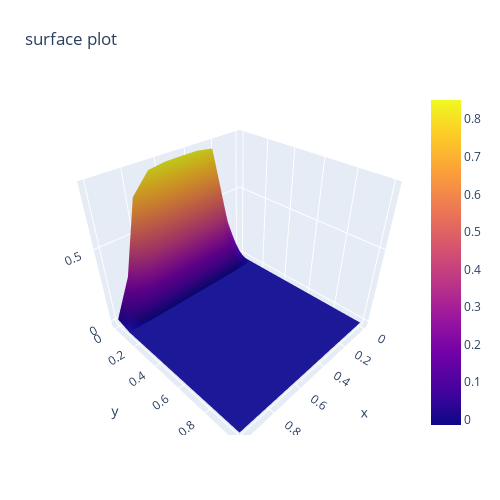

Notebook source saved alongside this figure:
### Markdown cell above
# Visualise the result

### Code cell
plt.figure()
plt.plot(range(len(loss_list)), loss_list)
plt.title("loss against number of epochs")
plt.grid()
plt.show()

plt.figure()
plt.plot(np.log(range(len(loss_list))), np.log(np.array(loss_list)))
plt.title("log(loss) against log(number of epochs)")
plt.xlabel("log(number of epochs)")
plt.ylabel("log(loss)")
plt.grid()
plt.show()




xs = np.linspace(0,1,10)
ts = np.linspace(0,1,10)
x,t = np.meshgrid(xs,ts)
# exact_z_mesh = exact_sol(x,t)
#two_D_plot(xs,ts,exact_z_mesh)


model_pred_z_mesh =mesh_xy_forward(x,t)
two_D_plot(xs,ts,model_pred_z_mesh)

### Figure 1 — Plotly figure (JSON) as saved in the notebook; plotly's stock layout.template omitted (floating-point values rounded to 4 significant figures)
{"data": [{"x": [0.0, 0.1111, 0.2222, 0.3333, 0.4444, 0.5556, 0.6667, 0.7778, 0.8889, 1.0], "y": [0.0, 0.1111, 0.2222, 0.3333, 0.4444, 0.5556, 0.6667, 0.7778, 0.8889, 1.0], "z": [[-0.0125, 0.3063, 0.8344, 0.8505, 0.8512, 0.849, 0.834, 0.7193, 0.264, 0.01302], [-0.01308, -0.01388, -0.01406, -0.01406, -0.01406, -0.01406, -0.01406, -0.01406, -0.01406, -0.01406], [-0.01308, -0.01328, -0.01406, -0.01406, -0.01406, -0.01406, -0.01406, -0.01406, -0.01406, -0.01406], [-0.01308, -0.0131, -0.01404, -0.01406, -0.01406, -0.01406, -0.01406, -0.01406, -0.01406, -0.01406], [-0.01308, -0.01308, -0.01379, -0.01406, -0.01406, -0.01406, -0.01406, -0.01406, -0.01406, -0.01406], [-0.01308, -0.01308, -0.01324, -0.01406, -0.01406, -0.01406, -0.01406, -0.01406, -0.01406, -0.01406], [-0.01308, -0.01308, -0.0131, -0.01398, -0.01406, -0.01406, -0.01406, -0.01406, -0.01406, -0.01406], [-0.01308, -0.01308, -0.01308, -0.01351, -0.01406, -0.01406, -0.01406, -0.01406, -0.01406, -0.01406], [-0.01309, -0.01308, -0.01308, -0.01314, -0.01402, -0.01406, -0.01406, -0.01406, -0.01406, -0.01406], [-0.01314, -0.01308, -0.01308, -0.01309, -0.01373, -0.01406, -0.01406, -0.01406, -0.01406, -0.01406]], "type": "surface"}], "layout": {"margin": {"l": 65, "r": 50, "b": 65, "t": 90}, "title": {"text": "surface plot "}, "autosize": false, "width": 500, "height": 500}}
